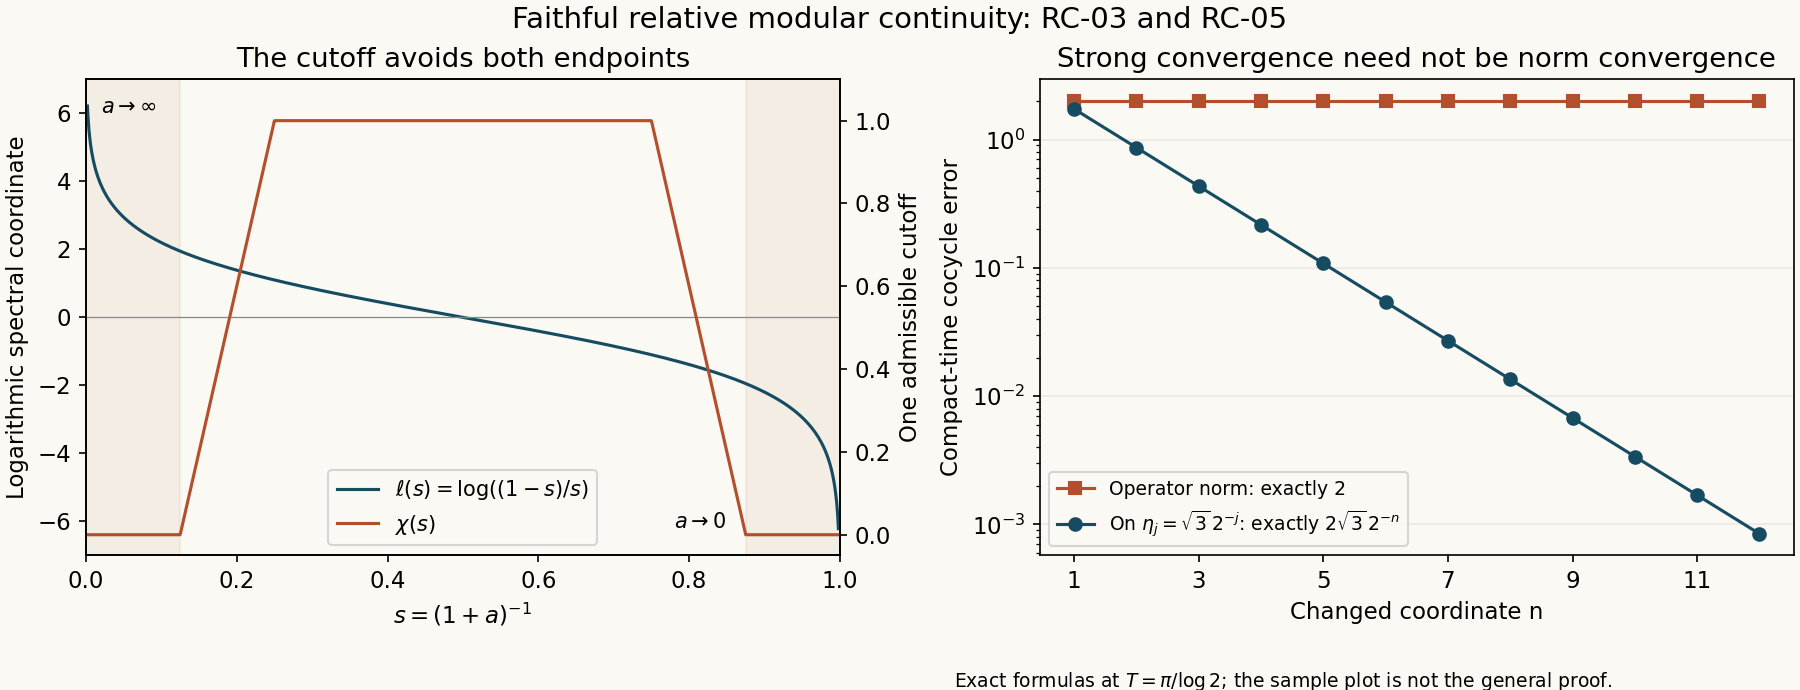

Source code (Python):
"""Reproducible illustrations of the endpoint cutoff and the exact diagonal counterexample."""
from pathlib import Path
import matplotlib
matplotlib.use('Agg')
import matplotlib.pyplot as plt
import numpy as np
out=Path(__file__).parent
plt.rcParams.update({'font.family':'DejaVu Sans','font.size':11,'mathtext.fontset':'dejavusans','figure.facecolor':'#faf9f3','axes.facecolor':'#faf9f3','svg.hashsalt':'OA-MOD-RC-FIG-01'})
fig,axes=plt.subplots(1,2,figsize=(12,4.6),layout='constrained')
fig.get_layout_engine().set(rect=(0,.08,1,.92))
s=np.linspace(.002,.998,1500)
ell=np.log((1-s)/s)
chi=np.where(s<.25,np.clip((s-.125)/.125,0,1),np.where(s<=.75,1,np.clip((.875-s)/.125,0,1)))
ax=axes[0];ax.plot(s,ell,color='#164c62',label=r'$\ell(s)=\log((1-s)/s)$');ax.axhline(0,color='#888888',lw=.6)
ax.set(xlim=(0,1),ylim=(-7,7),xlabel=r'$s=(1+a)^{-1}$',ylabel='Logarithmic spectral coordinate',title='The cutoff avoids both endpoints')
ax2=ax.twinx();ax2.plot(s,chi,color='#b34f2c',label=r'$\chi(s)$');ax2.set(ylim=(-.05,1.1),ylabel='One admissible cutoff')
ax.axvspan(0,.125,color='#b34f2c',alpha=.07);ax.axvspan(.875,1,color='#b34f2c',alpha=.07)
ax.text(.02,6,r'$a\to\infty$',fontsize=10);ax.text(.78,-6.2,r'$a\to0$',fontsize=10)
h1,l1=ax.get_legend_handles_labels();h2,l2=ax2.get_legend_handles_labels();ax.legend(h1+h2,l1+l2,loc='lower center',fontsize=10)
n=np.arange(1,13);strong=2*np.sqrt(3)*2.**(-n)
ax=axes[1];ax.plot(n,np.full(n.shape,2.),'s-',color='#b34f2c',label='Operator norm: exactly 2')
ax.plot(n,strong,'o-',color='#164c62',label=r'On $\eta_j=\sqrt{3}\,2^{-j}$: exactly $2\sqrt{3}\,2^{-n}$')
ax.set(yscale='log',xticks=[1,3,5,7,9,11],xlabel='Changed coordinate n',ylabel='Compact-time cocycle error',title=r'Strong convergence need not be norm convergence')
ax.grid(True,axis='y',alpha=.2);ax.legend(loc='lower left',fontsize=9)
fig.suptitle(r'Faithful relative modular continuity: RC-03 and RC-05',fontsize=14)
fig.text(.53,.005,r'Exact formulas at $T=\pi/\log 2$; the sample plot is not the general proof.',fontsize=9)
fig.savefig(out/'relative-continuity-mechanism.png',dpi=150)
fig.savefig(out/'relative-continuity-mechanism.svg',metadata={'Date':None})
plt.close(fig)
